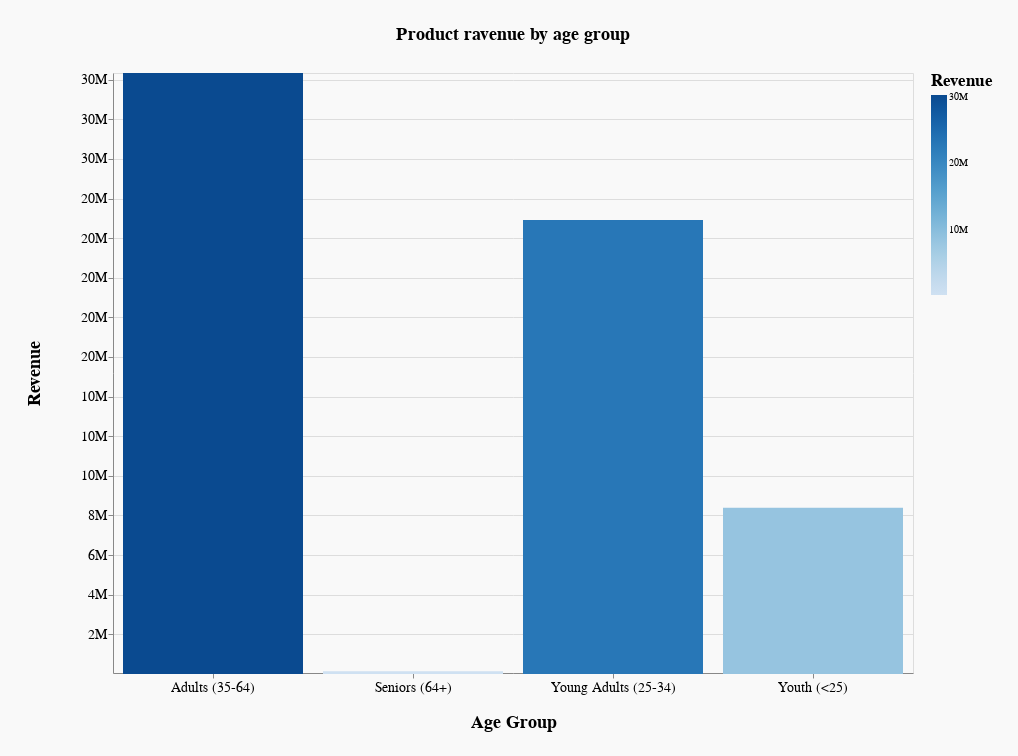

The code cell stored with this chart in its notebook:
### Code cell
c5

### Figure 1 — Vega-Lite specification as saved in the notebook (floating-point values rounded to 4 significant figures)
{"config": {"view": {"continuousWidth": 400, "continuousHeight": 300}, "title": {"dy": -25, "fontSize": 18}}, "data": {"name": "data-ae85c22b6127b56bb609b625fae07f3f"}, "mark": "bar", "background": "#F9F9F9", "encoding": {"color": {"type": "quantitative", "field": "Revenue", "legend": {"format": ".1s", "title": "Revenue", "titleFontSize": 17}}, "tooltip": {"type": "quantitative", "field": "Revenue", "format": ".3s"}, "x": {"type": "nominal", "axis": {"labelAngle": 0, "labelFontSize": 14, "title": "Age Group", "titleFontSize": 18, "titleY": 40}, "field": "Age_Group"}, "y": {"type": "quantitative", "axis": {"format": ".1s", "labelFontSize": 14, "titleFontSize": 18, "titleX": -70}, "field": "Revenue", "scale": {"domain": [48229, 30336167]}}}, "height": 600, "padding": 25, "selection": {"Category:": {"type": "single", "fields": ["Product_Category"], "bind": {"input": "select", "options": ["Accessories", "Bikes", "Clothing"]}, "init": {"Product_Category": "Bikes"}}}, "title": "Product ravenue by age group", "transform": [{"filter": {"selection": "Category:"}}], "width": 800, "$schema": "https://vega.github.io/schema/vega-lite/v4.8.1.json", "datasets": {"data-ae85c22b6127b56bb609b625fae07f3f": [{"Product_Category": "Accessories", "Age_Group": "Adults (35-64)", "Revenue": 7846731}, {"Product_Category": "Accessories", "Age_Group": "Seniors (64+)", "Revenue": 124754}, {"Product_Category": "Accessories", "Age_Group": "Young Adults (25-34)", "Revenue": 4998941}, {"Product_Category": "Accessories", "Age_Group": "Youth (<25)", "Revenue": 2147566}, {"Product_Category": "Bikes", "Age_Group": "Adults (35-64)", "Revenue": 30336167}, {"Product_Category": "Bikes", "Age_Group": "Seniors (64+)", "Revenue": 135059}, {"Product_Category": "Bikes", "Age_Group": "Young Adults (25-34)", "Revenue": 22915556}, {"Product_Category": "Bikes", "Age_Group": "Youth (<25)", "Revenue": 8395352}, {"Product_Category": "Clothing", "Age_Group": "Adults (35-64)", "Revenue": 4401255}, {"Product_Category": "Clothing", "Age_Group": "Seniors (64+)", "Revenue": 48229}, {"Product_Category": "Clothing", "Age_Group": "Young Adults (25-34)", "Revenue": 2741117}, {"Product_Category": "Clothing", "Age_Group": "Youth (<25)", "Revenue": 1180281}]}}
